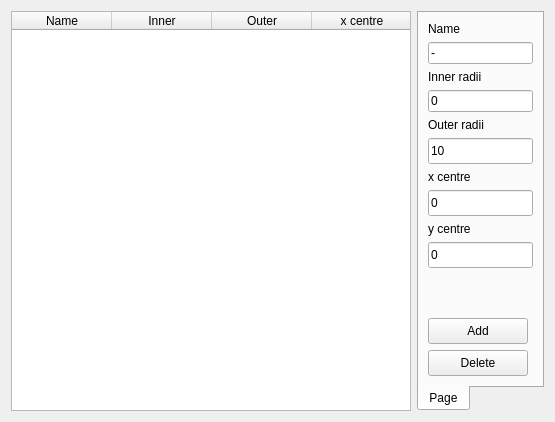
<?xml version="1.0" encoding="UTF-8"?>
<ui version="4.0">
 <class>StemDetectorFrame</class>
 <widget class="QWidget" name="StemDetectorFrame">
  <property name="geometry">
   <rect>
    <x>0</x>
    <y>0</y>
    <width>551</width>
    <height>418</height>
   </rect>
  </property>
  <property name="windowTitle">
   <string>Form</string>
  </property>
  <layout class="QHBoxLayout" name="horizontalLayout">
   <item>
    <widget class="QTableWidget" name="tblDetectors">
     <property name="minimumSize">
      <size>
       <width>400</width>
       <height>400</height>
      </size>
     </property>
     <property name="maximumSize">
      <size>
       <width>400</width>
       <height>16777215</height>
      </size>
     </property>
     <property name="horizontalScrollBarPolicy">
      <enum>Qt::ScrollBarAlwaysOff</enum>
     </property>
     <property name="editTriggers">
      <set>QAbstractItemView::NoEditTriggers</set>
     </property>
     <property name="showDropIndicator" stdset="0">
      <bool>true</bool>
     </property>
     <property name="alternatingRowColors">
      <bool>false</bool>
     </property>
     <property name="selectionBehavior">
      <enum>QAbstractItemView::SelectRows</enum>
     </property>
     <property name="showGrid">
      <bool>false</bool>
     </property>
     <property name="sortingEnabled">
      <bool>false</bool>
     </property>
     <property name="wordWrap">
      <bool>false</bool>
     </property>
     <property name="cornerButtonEnabled">
      <bool>false</bool>
     </property>
     <property name="rowCount">
      <number>0</number>
     </property>
     <property name="columnCount">
      <number>5</number>
     </property>
     <attribute name="horizontalHeaderVisible">
      <bool>true</bool>
     </attribute>
     <attribute name="horizontalHeaderHighlightSections">
      <bool>false</bool>
     </attribute>
     <attribute name="horizontalHeaderStretchLastSection">
      <bool>false</bool>
     </attribute>
     <attribute name="verticalHeaderVisible">
      <bool>false</bool>
     </attribute>
     <attribute name="verticalHeaderHighlightSections">
      <bool>false</bool>
     </attribute>
     <column>
      <property name="text">
       <string>Name</string>
      </property>
     </column>
     <column>
      <property name="text">
       <string>Inner</string>
      </property>
     </column>
     <column>
      <property name="text">
       <string>Outer</string>
      </property>
     </column>
     <column>
      <property name="text">
       <string>x centre</string>
      </property>
     </column>
     <column>
      <property name="text">
       <string>y centre</string>
      </property>
     </column>
    </widget>
   </item>
   <item>
    <widget class="tabPanel" name="tPanel">
     <property name="maximumSize">
      <size>
       <width>16777215</width>
       <height>16777215</height>
      </size>
     </property>
     <property name="autoFillBackground">
      <bool>false</bool>
     </property>
     <property name="styleSheet">
      <string notr="true"/>
     </property>
     <property name="tabPosition">
      <enum>QTabWidget::South</enum>
     </property>
     <property name="currentIndex">
      <number>0</number>
     </property>
     <property name="elideMode">
      <enum>Qt::ElideMiddle</enum>
     </property>
     <property name="tabsClosable">
      <bool>false</bool>
     </property>
     <widget class="QWidget" name="vLayout">
      <attribute name="title">
       <string>Page</string>
      </attribute>
      <layout class="QVBoxLayout" name="verticalLayout_3">
       <item>
        <widget class="QLabel" name="label">
         <property name="text">
          <string>Name</string>
         </property>
        </widget>
       </item>
       <item>
        <widget class="QLineEdit" name="edtName">
         <property name="text">
          <string>-</string>
         </property>
        </widget>
       </item>
       <item>
        <widget class="QLabel" name="label_2">
         <property name="text">
          <string>Inner radii</string>
         </property>
        </widget>
       </item>
       <item>
        <widget class="QLineEdit" name="edtInner">
         <property name="text">
          <string>0</string>
         </property>
        </widget>
       </item>
       <item>
        <widget class="QLabel" name="label_3">
         <property name="text">
          <string>Outer radii</string>
         </property>
        </widget>
       </item>
       <item>
        <widget class="QLineEdit" name="edtOuter">
         <property name="minimumSize">
          <size>
           <width>0</width>
           <height>26</height>
          </size>
         </property>
         <property name="maximumSize">
          <size>
           <width>16777215</width>
           <height>26</height>
          </size>
         </property>
         <property name="inputMask">
          <string/>
         </property>
         <property name="text">
          <string>10</string>
         </property>
        </widget>
       </item>
       <item>
        <widget class="QLabel" name="label_4">
         <property name="text">
          <string>x centre</string>
         </property>
        </widget>
       </item>
       <item>
        <widget class="QLineEdit" name="edtCentreX">
         <property name="minimumSize">
          <size>
           <width>0</width>
           <height>26</height>
          </size>
         </property>
         <property name="maximumSize">
          <size>
           <width>16777215</width>
           <height>26</height>
          </size>
         </property>
         <property name="inputMask">
          <string/>
         </property>
         <property name="text">
          <string>0</string>
         </property>
        </widget>
       </item>
       <item>
        <widget class="QLabel" name="label_5">
         <property name="text">
          <string>y centre</string>
         </property>
        </widget>
       </item>
       <item>
        <widget class="QLineEdit" name="edtCentreY">
         <property name="minimumSize">
          <size>
           <width>0</width>
           <height>26</height>
          </size>
         </property>
         <property name="maximumSize">
          <size>
           <width>16777215</width>
           <height>26</height>
          </size>
         </property>
         <property name="inputMask">
          <string/>
         </property>
         <property name="text">
          <string>0</string>
         </property>
        </widget>
       </item>
       <item>
        <spacer name="vSpacer">
         <property name="orientation">
          <enum>Qt::Vertical</enum>
         </property>
         <property name="sizeHint" stdset="0">
          <size>
           <width>20</width>
           <height>40</height>
          </size>
         </property>
        </spacer>
       </item>
       <item>
        <widget class="QPushButton" name="btnAdd">
         <property name="minimumSize">
          <size>
           <width>100</width>
           <height>26</height>
          </size>
         </property>
         <property name="maximumSize">
          <size>
           <width>100</width>
           <height>26</height>
          </size>
         </property>
         <property name="text">
          <string>Add</string>
         </property>
        </widget>
       </item>
       <item>
        <widget class="QPushButton" name="btnDelete">
         <property name="minimumSize">
          <size>
           <width>100</width>
           <height>26</height>
          </size>
         </property>
         <property name="maximumSize">
          <size>
           <width>100</width>
           <height>26</height>
          </size>
         </property>
         <property name="text">
          <string>Delete</string>
         </property>
        </widget>
       </item>
      </layout>
     </widget>
    </widget>
   </item>
  </layout>
 </widget>
 <customwidgets>
  <customwidget>
   <class>tabPanel</class>
   <extends>QTabWidget</extends>
   <header>controls/tabpanel.h</header>
   <container>1</container>
  </customwidget>
 </customwidgets>
 <resources/>
 <connections/>
</ui>
